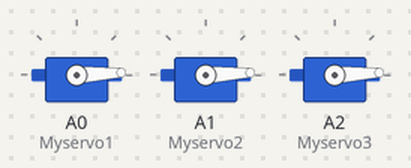
The sketch below on a simulated Arduino Uno, built with avr-gcc and run on an emulated ATmega328P. Shown: 3 × servo.

Above: at 0.05 s.
At 0.7 s:
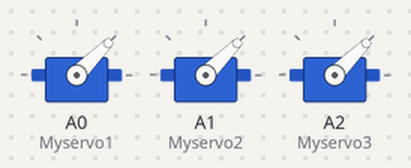
At 1.35 s:
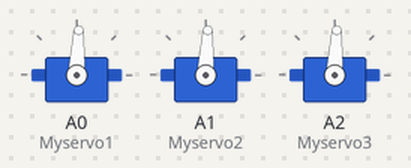
At 2.65 s:
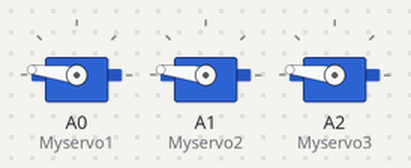
At 3.95 s:
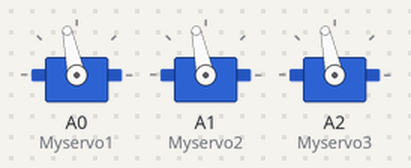
At 5.25 s:
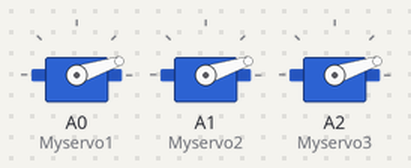
Timing chart, 0 to 7.2 s (numbered marks = the images above):
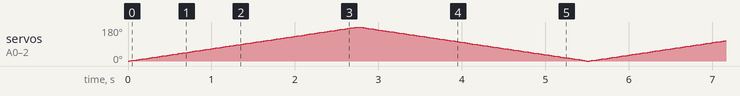

The sketch:

servo_motor.ino
```cpp
#include<Servo.h>
Servo Myservo1;
Servo Myservo2;
Servo Myservo3;
// Servo Myservo4;
// Servo Myservo5;

int pos;
void setup()
{
//Myservo.attach(3);
Myservo1.attach(A0);
Myservo2.attach(A1);
Myservo3.attach(A2);
// Myservo4.attach(A3);
// Myservo5.attach(A4);
}

void loop()
{


for(pos=0;pos<=180;pos++){
Myservo1.write(pos);
Myservo2.write(pos);
Myservo3.write(pos);
// Myservo4.write(pos);
// Myservo5.write(pos);
delay(15);
}
//  delay(1000);

  for(pos=180;pos>=0;pos--){
Myservo1.write(pos);
Myservo2.write(pos);
Myservo3.write(pos);
// Myservo4.write(pos);
// Myservo5.write(pos);
delay(15);
}
//  delay(1000);

}
```
